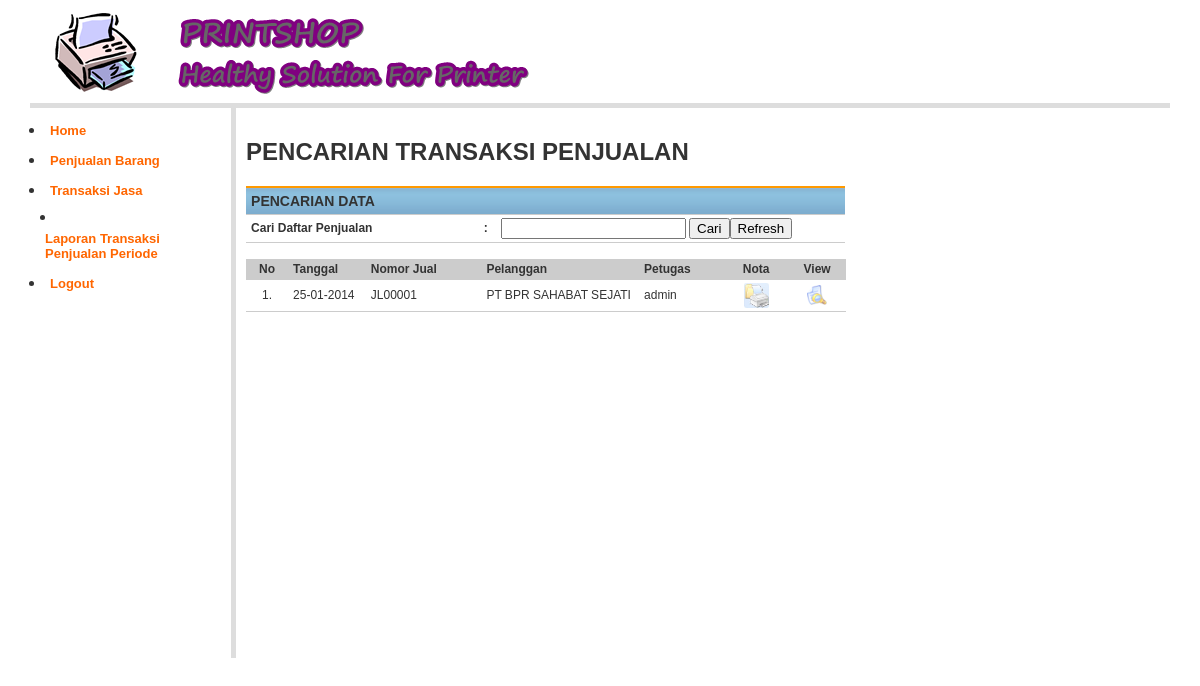
Screenshot of /?page=Search-Penjualan (signed in) with the database file from the repository.
### tables this page shows
CREATE TABLE `penjualan` (
  `no_penjualan` char(7) NOT NULL,
  `tgl_transaksi` date NOT NULL,
  `kd_pelanggan` char(60) NOT NULL,
  `catatan` varchar(50) NOT NULL,
  `userid` varchar(20) NOT NULL,
  PRIMARY KEY (`no_penjualan`)
);

CREATE TABLE `pelanggan` (
  `kd_pelanggan` char(4) NOT NULL,
  `nm_pelanggan` varchar(50) NOT NULL,
  `alamat` varchar(50) NOT NULL,
  `telepon` varchar(20) NOT NULL,
  `kode_pos` varchar(20) NOT NULL,
  PRIMARY KEY (`kd_pelanggan`)
);

### library/inc.library.php (called while the page is built, shortened)
<?php
function IndonesiaTgl($tanggal){
	$tgl=substr($tanggal,8,2);
	$bln=substr($tanggal,5,2);
	$thn=substr($tanggal,0,4);
	$awal="$tgl-$bln-$thn";
	return $awal;
}
?>

### cari_penjualan.php (the view, shortened to what this page needs)
<?php
include_once "library/inc.library.php";
?>
<h2> PENCARIAN TRANSAKSI PENJUALAN</h2>
<form action="" method="post" name="form1">
  <table width="599" border="0" cellpadding="2" cellspacing="1" class="table-list">
    <tr>
      <th colspan="3"><b>PENCARIAN DATA</b></th>
    </tr>
    <tr>
      <td width="230"><strong>Cari Daftar Penjualan</strong></td>
      <td width="7"><strong>:</strong></td>
      <td width="346"><label>
        <input type="text" name="search" id="search" value="<?php echo $_GET['penjualan']?>">
      </label>        <input name="btnCari" type="submit" value="Cari" id="btnCari" /><input name="refresh" type="submit" value="Refresh"/></td>
    </tr>
  </table>
</form>
<table class="table-list" width="600" border="0" cellspacing="1" cellpadding="2">
  <tr>
    <td width="30" align="center" bgcolor="#CCCCCC"><b>No</b></td>
    <td width="64" bgcolor="#CCCCCC"><b>Tanggal</b></td>
    <td width="100" bgcolor="#CCCCCC"><b>Nomor Jual </b></td>
    <td width="140" bgcolor="#CCCCCC"><b>Pelanggan</b></td>
    <td width="71" bgcolor="#CCCCCC"><b>Petugas</b></td>
    <td width="51" align="center" bgcolor="#CCCCCC"><strong>Nota</strong></td>
    <td width="45" align="center" bgcolor="#CCCCCC"><b>View</b></td>
  </tr>
  <?php
		$penjualanSql = "	SELECT
								p.*, s.nm_pelanggan
							FROM
								penjualan p,
								pelanggan s
							WHERE
								p.kd_pelanggan = s.kd_pelanggan and
								s.nm_pelanggan LIKE '%".$_GET['penjualan']."%'
							ORDER BY
								p.no_penjualan ASC";
		$penjualanQry = mysql_query($penjualanSql, $koneksidb)  or die ("Query penjualan salah : ".mysql_error());
		$nomor  = 0;
		$nPENJUALAN= mysql_num_rows($penjualanQry);
		if($nPENJUALAN== 0){?>
  <tr>
    <th scope="col" colspan="5">Maaf Data tidak ditemukan</th>
  </tr>
  <?php 	}else{
			while ($penjualanRow = mysql_fetch_array($penjualanQry)) {
			$nomor++;
			$Kode = $penjualanRow['no_penjualan'];
		?>
  <tr>
    <td align="center"><?php echo $nomor; ?>.</td>
    <td><?php echo IndonesiaTgl($penjualanRow['tgl_transaksi']); ?></td>
    <td><?php echo $penjualanRow['no_penjualan']; ?></td>
    <td><?php echo $penjualanRow['nm_pelanggan']; ?></td>
    <td><?php echo $penjualanRow['userid']; ?></td>
    <td align="center"><a href="nota_penjualan.php?noNota=<?php echo $penjualanRow['no_penjualan']; ?>" target="_self" alt="Daftar Penjualan"><img src="images/Cetak.jpg" width="25" height="25" /></td>
    <td align="center"><a href="?page=Daftar-Penjualan-List&amp;Kode=<?php echo $Kode; ?>"><img src="images/btn_view.png" width="20" height="20" /></a></td>
  </tr>
  <?php } } ?>
</table>

### styles/style.css (style rules this page uses)
td img { opacity:0.6; }
body { margin:0px auto 0px; padding:3px; font-family:"Arial"; font-size:12px; color:#333; width:95%; background-position:top; background-color:#fff; }
.table-main td { color: #333; border-collapse: collapse; vertical-align: center; padding: 0px; border:none; }
.table-list { clear: both; text-align: left; border-collapse: collapse; margin: 0px 0px 10px 0px; background:#fff; }
.table-list th { color: #333; font-size: 14px; font-weight: 700; margin: 2px 2px 2px 2px; padding: 5px 5px; background: url(../images/Background_td2.gif) repeat-x top #fff; border-bottom: 1px solid #CCC; border-top: 2px solid #FF9900; }
.table-list td { color: #333; font-size:12px; border-color: #fff; border-collapse: collapse; vertical-align: center; padding: 3px 5px; border-bottom:1px #CCCCCC solid; }

### rows the page displays
penjualan: tgl_transaksi "25-01-2014", no_penjualan "JL00001", kd_pelanggan.nm_pelanggan "PT BPR SAHABAT SEJATI", userid "admin"
